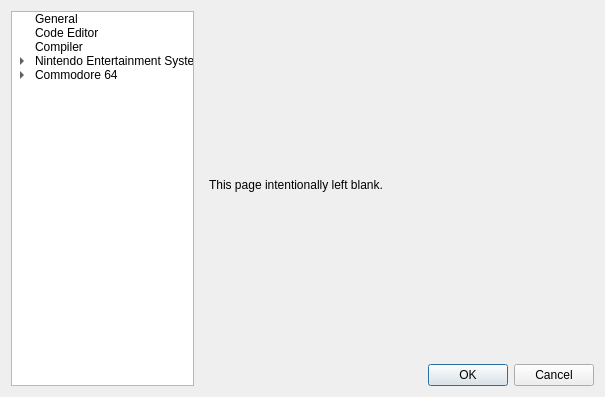
<?xml version="1.0" encoding="UTF-8"?>
<ui version="4.0">
 <class>EnvironmentSettingsDialog</class>
 <widget class="QDialog" name="EnvironmentSettingsDialog">
  <property name="geometry">
   <rect>
    <x>0</x>
    <y>0</y>
    <width>605</width>
    <height>379</height>
   </rect>
  </property>
  <property name="windowTitle">
   <string>Environment Settings</string>
  </property>
  <layout class="QGridLayout" name="gridLayout_2">
   <item row="1" column="0" rowspan="2">
    <widget class="QTreeWidget" name="treeWidget">
     <property name="editTriggers">
      <set>QAbstractItemView::NoEditTriggers</set>
     </property>
     <property name="showDropIndicator" stdset="0">
      <bool>false</bool>
     </property>
     <property name="textElideMode">
      <enum>Qt::ElideNone</enum>
     </property>
     <property name="headerHidden">
      <bool>true</bool>
     </property>
     <column>
      <property name="text">
       <string>Settings</string>
      </property>
     </column>
     <item>
      <property name="text">
       <string>General</string>
      </property>
     </item>
     <item>
      <property name="text">
       <string>Code Editor</string>
      </property>
     </item>
     <item>
      <property name="text">
       <string>Compiler</string>
      </property>
     </item>
     <item>
      <property name="text">
       <string>Nintendo Entertainment System</string>
      </property>
      <item>
       <property name="text">
        <string>Emulation</string>
       </property>
      </item>
      <item>
       <property name="text">
        <string>Debugging</string>
       </property>
      </item>
     </item>
     <item>
      <property name="text">
       <string>Commodore 64</string>
      </property>
      <item>
       <property name="text">
        <string>Emulation</string>
       </property>
      </item>
     </item>
    </widget>
   </item>
   <item row="1" column="1">
    <widget class="QStackedWidget" name="stackedWidget">
     <property name="currentIndex">
      <number>5</number>
     </property>
     <widget class="QWidget" name="general">
      <layout class="QGridLayout" name="gridLayout_14">
       <property name="margin">
        <number>0</number>
       </property>
       <item row="0" column="0">
        <widget class="QCheckBox" name="rememberWindowSettings">
         <property name="text">
          <string>Remember window settings</string>
         </property>
        </widget>
       </item>
       <item row="0" column="1">
        <widget class="QCheckBox" name="trackRecentProjects">
         <property name="text">
          <string>Auto-open last project or ROM</string>
         </property>
        </widget>
       </item>
       <item row="1" column="0">
        <widget class="QCheckBox" name="showWelcomeOnStart">
         <property name="text">
          <string>Show welcome page on startup</string>
         </property>
        </widget>
       </item>
       <item row="1" column="1">
        <widget class="QCheckBox" name="saveAllOnCompile">
         <property name="text">
          <string>Save all documents on compile</string>
         </property>
        </widget>
       </item>
       <item row="2" column="0" colspan="2">
        <widget class="QGroupBox" name="groupBox_2">
         <property name="title">
          <string>Plugin Path</string>
         </property>
         <layout class="QHBoxLayout" name="horizontalLayout">
          <item>
           <widget class="QLineEdit" name="PluginPathEdit">
            <property name="readOnly">
             <bool>true</bool>
            </property>
           </widget>
          </item>
          <item>
           <widget class="QPushButton" name="PluginPathButton">
            <property name="text">
             <string>Browse...</string>
            </property>
            <property name="icon">
             <iconset resource="resource.qrc">
              <normaloff>:/resources/document-open.png</normaloff>:/resources/document-open.png</iconset>
            </property>
           </widget>
          </item>
         </layout>
        </widget>
       </item>
       <item row="3" column="0" colspan="2">
        <spacer name="verticalSpacer">
         <property name="orientation">
          <enum>Qt::Vertical</enum>
         </property>
         <property name="sizeHint" stdset="0">
          <size>
           <width>20</width>
           <height>291</height>
          </size>
         </property>
        </spacer>
       </item>
      </layout>
     </widget>
     <widget class="QWidget" name="codeeditor">
      <layout class="QGridLayout" name="gridLayout">
       <property name="margin">
        <number>0</number>
       </property>
       <item row="0" column="0">
        <widget class="QTabWidget" name="tabWidget_2">
         <property name="currentIndex">
          <number>0</number>
         </property>
         <widget class="QWidget" name="general">
          <attribute name="title">
           <string>General</string>
          </attribute>
          <layout class="QGridLayout" name="gridLayout_11">
           <item row="0" column="0">
            <widget class="QGroupBox" name="groupBox_7">
             <property name="title">
              <string>Tips</string>
             </property>
             <layout class="QVBoxLayout" name="verticalLayout">
              <item>
               <widget class="QCheckBox" name="showSymbolTips">
                <property name="text">
                 <string>Symbols</string>
                </property>
               </widget>
              </item>
              <item>
               <widget class="QCheckBox" name="showOpcodeTips">
                <property name="text">
                 <string>Opcodes</string>
                </property>
               </widget>
              </item>
             </layout>
            </widget>
           </item>
           <item row="2" column="0">
            <spacer name="verticalSpacer_4">
             <property name="orientation">
              <enum>Qt::Vertical</enum>
             </property>
             <property name="sizeHint" stdset="0">
              <size>
               <width>20</width>
               <height>40</height>
              </size>
             </property>
            </spacer>
           </item>
           <item row="1" column="0">
            <widget class="QGroupBox" name="groupBox_10">
             <property name="title">
              <string>Annotations (mixed-mode debug of C langauge sources)</string>
             </property>
             <layout class="QGridLayout" name="gridLayout_12">
              <item row="0" column="0">
               <widget class="QCheckBox" name="annotate">
                <property name="text">
                 <string>Enabled</string>
                </property>
               </widget>
              </item>
             </layout>
            </widget>
           </item>
          </layout>
         </widget>
         <widget class="QWidget" name="styles">
          <attribute name="title">
           <string>Styles</string>
          </attribute>
          <layout class="QGridLayout" name="gridLayout_10">
           <item row="2" column="0" colspan="3">
            <widget class="QGroupBox" name="groupBox">
             <property name="title">
              <string>Coloring</string>
             </property>
             <layout class="QGridLayout" name="gridLayout_16">
              <item row="0" column="1">
               <widget class="QPushButton" name="backgroundColor">
                <property name="text">
                 <string>Color</string>
                </property>
               </widget>
              </item>
              <item row="1" column="1">
               <widget class="QPushButton" name="highlightBarColor">
                <property name="text">
                 <string>Background</string>
                </property>
               </widget>
              </item>
              <item row="2" column="1">
               <widget class="QPushButton" name="marginBackgroundColor">
                <property name="text">
                 <string>Background</string>
                </property>
               </widget>
              </item>
              <item row="2" column="3">
               <widget class="QCheckBox" name="showLineNumberMargin">
                <property name="text">
                 <string>Line Numbers</string>
                </property>
               </widget>
              </item>
              <item row="2" column="2">
               <widget class="QPushButton" name="marginForegroundColor">
                <property name="text">
                 <string>Foreground</string>
                </property>
               </widget>
              </item>
              <item row="1" column="2">
               <widget class="QCheckBox" name="showHighlightBar">
                <property name="text">
                 <string>Highlight Bar</string>
                </property>
               </widget>
              </item>
              <item row="2" column="0">
               <widget class="QLabel" name="label">
                <property name="text">
                 <string>Margins:</string>
                </property>
               </widget>
              </item>
              <item row="1" column="0">
               <widget class="QLabel" name="label_2">
                <property name="text">
                 <string>Highlights:</string>
                </property>
               </widget>
              </item>
              <item row="0" column="0">
               <widget class="QLabel" name="label_3">
                <property name="text">
                 <string>Paper:</string>
                </property>
               </widget>
              </item>
             </layout>
            </widget>
           </item>
           <item row="3" column="0" colspan="3">
            <widget class="QGroupBox" name="groupBox_12">
             <property name="title">
              <string>Text Styles</string>
             </property>
             <layout class="QGridLayout" name="gridLayout_17">
              <item row="6" column="2">
               <widget class="QCheckBox" name="fontItalic">
                <property name="text">
                 <string>Italic</string>
                </property>
               </widget>
              </item>
              <item row="6" column="1">
               <widget class="QCheckBox" name="fontBold">
                <property name="text">
                 <string>Bold</string>
                </property>
               </widget>
              </item>
              <item row="6" column="3">
               <widget class="QCheckBox" name="fontUnderline">
                <property name="text">
                 <string>Underline</string>
                </property>
               </widget>
              </item>
              <item row="1" column="0">
               <widget class="QLabel" name="label_4">
                <property name="text">
                 <string>Style:</string>
                </property>
               </widget>
              </item>
              <item row="1" column="1" colspan="3">
               <widget class="QComboBox" name="styleName">
                <property name="currentIndex">
                 <number>-1</number>
                </property>
                <property name="maxVisibleItems">
                 <number>200</number>
                </property>
               </widget>
              </item>
              <item row="2" column="1" colspan="3">
               <widget class="QPushButton" name="styleColor">
                <property name="text">
                 <string>Color</string>
                </property>
               </widget>
              </item>
              <item row="3" column="1" colspan="3">
               <widget class="QFontComboBox" name="styleFont"/>
              </item>
              <item row="2" column="0">
               <widget class="QSpinBox" name="fontSize">
                <property name="buttonSymbols">
                 <enum>QAbstractSpinBox::PlusMinus</enum>
                </property>
                <property name="suffix">
                 <string> pt</string>
                </property>
                <property name="minimum">
                 <number>6</number>
                </property>
                <property name="maximum">
                 <number>36</number>
                </property>
               </widget>
              </item>
             </layout>
            </widget>
           </item>
           <item row="0" column="0" colspan="3">
            <layout class="QFormLayout" name="formLayout_4">
             <item row="0" column="0">
              <widget class="QLabel" name="label_8">
               <property name="text">
                <string>Language:</string>
               </property>
              </widget>
             </item>
             <item row="0" column="1">
              <widget class="QComboBox" name="language">
               <item>
                <property name="text">
                 <string>Default</string>
                </property>
               </item>
               <item>
                <property name="text">
                 <string>Assembly</string>
                </property>
               </item>
               <item>
                <property name="text">
                 <string>C</string>
                </property>
               </item>
              </widget>
             </item>
            </layout>
           </item>
          </layout>
         </widget>
         <widget class="QWidget" name="whitespace">
          <attribute name="title">
           <string>Whitespace</string>
          </attribute>
          <layout class="QGridLayout" name="gridLayout_13">
           <item row="0" column="0">
            <widget class="QGroupBox" name="groupBox_9">
             <property name="title">
              <string>Tabs</string>
             </property>
             <layout class="QFormLayout" name="formLayout_3">
              <item row="0" column="0">
               <widget class="QLabel" name="label_7">
                <property name="text">
                 <string>Tab Spacing:</string>
                </property>
               </widget>
              </item>
              <item row="0" column="1">
               <widget class="QSpinBox" name="spacesForTab">
                <property name="readOnly">
                 <bool>false</bool>
                </property>
                <property name="buttonSymbols">
                 <enum>QAbstractSpinBox::UpDownArrows</enum>
                </property>
                <property name="suffix">
                 <string> spaces</string>
                </property>
                <property name="value">
                 <number>0</number>
                </property>
               </widget>
              </item>
              <item row="1" column="1">
               <widget class="QCheckBox" name="replaceTabs">
                <property name="text">
                 <string>Replace Tabs with Spaces</string>
                </property>
               </widget>
              </item>
              <item row="2" column="1">
               <widget class="QCheckBox" name="autoIndent">
                <property name="text">
                 <string>Auto-indent</string>
                </property>
               </widget>
              </item>
             </layout>
            </widget>
           </item>
           <item row="2" column="0">
            <spacer name="verticalSpacer_5">
             <property name="orientation">
              <enum>Qt::Vertical</enum>
             </property>
             <property name="sizeHint" stdset="0">
              <size>
               <width>20</width>
               <height>40</height>
              </size>
             </property>
            </spacer>
           </item>
          </layout>
         </widget>
        </widget>
       </item>
       <item row="1" column="0">
        <layout class="QGridLayout" name="example">
         <property name="sizeConstraint">
          <enum>QLayout::SetNoConstraint</enum>
         </property>
        </layout>
       </item>
      </layout>
     </widget>
     <widget class="QWidget" name="compiler">
      <layout class="QGridLayout" name="gridLayout_9">
       <property name="margin">
        <number>0</number>
       </property>
       <item row="0" column="0">
        <widget class="QGroupBox" name="groupBox_8">
         <property name="title">
          <string>Source File Extensions</string>
         </property>
         <layout class="QFormLayout" name="formLayout_2">
          <item row="0" column="0">
           <widget class="QLabel" name="label_5">
            <property name="text">
             <string>C:</string>
            </property>
           </widget>
          </item>
          <item row="0" column="1">
           <widget class="QLineEdit" name="sourceExtensionsC"/>
          </item>
          <item row="1" column="0">
           <widget class="QLabel" name="label_6">
            <property name="text">
             <string>Assembly:</string>
            </property>
           </widget>
          </item>
          <item row="1" column="1">
           <widget class="QLineEdit" name="sourceExtensionsAsm"/>
          </item>
         </layout>
        </widget>
       </item>
       <item row="1" column="0">
        <spacer name="verticalSpacer_6">
         <property name="orientation">
          <enum>Qt::Vertical</enum>
         </property>
         <property name="sizeHint" stdset="0">
          <size>
           <width>20</width>
           <height>200</height>
          </size>
         </property>
        </spacer>
       </item>
      </layout>
     </widget>
     <widget class="QWidget" name="nesemulator">
      <layout class="QGridLayout" name="gridLayout_3">
       <property name="margin">
        <number>0</number>
       </property>
       <item row="1" column="0">
        <widget class="QGroupBox" name="groupBox_6">
         <property name="title">
          <string>Sound Buffer Depth</string>
         </property>
         <layout class="QGridLayout" name="gridLayout_8">
          <item row="0" column="1">
           <widget class="QSlider" name="soundBufferDepth">
            <property name="minimum">
             <number>1024</number>
            </property>
            <property name="maximum">
             <number>8192</number>
            </property>
            <property name="singleStep">
             <number>1024</number>
            </property>
            <property name="pageStep">
             <number>1024</number>
            </property>
            <property name="value">
             <number>1024</number>
            </property>
            <property name="sliderPosition">
             <number>1024</number>
            </property>
            <property name="tracking">
             <bool>false</bool>
            </property>
            <property name="orientation">
             <enum>Qt::Horizontal</enum>
            </property>
            <property name="invertedAppearance">
             <bool>false</bool>
            </property>
            <property name="invertedControls">
             <bool>false</bool>
            </property>
            <property name="tickPosition">
             <enum>QSlider::TicksBothSides</enum>
            </property>
            <property name="tickInterval">
             <number>1024</number>
            </property>
           </widget>
          </item>
          <item row="1" column="1">
           <widget class="QLabel" name="soundBufferDepthMsg">
            <property name="text">
             <string>TextLabel</string>
            </property>
            <property name="wordWrap">
             <bool>true</bool>
            </property>
            <property name="textInteractionFlags">
             <set>Qt::NoTextInteraction</set>
            </property>
           </widget>
          </item>
         </layout>
        </widget>
       </item>
       <item row="2" column="0" colspan="2">
        <widget class="QGroupBox" name="groupBox_4">
         <property name="title">
          <string>ROM Path</string>
         </property>
         <layout class="QGridLayout" name="gridLayout_5">
          <item row="0" column="0">
           <widget class="QLineEdit" name="ROMPath">
            <property name="readOnly">
             <bool>true</bool>
            </property>
           </widget>
          </item>
          <item row="0" column="1">
           <widget class="QPushButton" name="ROMPathBrowse">
            <property name="text">
             <string>Browse...</string>
            </property>
            <property name="icon">
             <iconset resource="resource.qrc">
              <normaloff>:/resources/document-open.png</normaloff>:/resources/document-open.png</iconset>
            </property>
           </widget>
          </item>
         </layout>
        </widget>
       </item>
       <item row="3" column="0" colspan="2">
        <widget class="QCheckBox" name="runRom">
         <property name="text">
          <string>Run ROM after loading</string>
         </property>
        </widget>
       </item>
       <item row="4" column="0" colspan="2">
        <widget class="QCheckBox" name="followExecution">
         <property name="text">
          <string>Follow Execution in Code Editor (if available)</string>
         </property>
        </widget>
       </item>
       <item row="5" column="0" colspan="2">
        <spacer name="verticalSpacer_3">
         <property name="orientation">
          <enum>Qt::Vertical</enum>
         </property>
         <property name="sizeHint" stdset="0">
          <size>
           <width>20</width>
           <height>168</height>
          </size>
         </property>
        </spacer>
       </item>
       <item row="0" column="0">
        <widget class="QGroupBox" name="groupBox_3">
         <property name="title">
          <string>Game Database</string>
         </property>
         <layout class="QGridLayout" name="gridLayout_4">
          <item row="2" column="0" colspan="2">
           <layout class="QHBoxLayout" name="horizontalLayout_2">
            <item>
             <widget class="QLineEdit" name="GameDatabasePathEdit">
              <property name="readOnly">
               <bool>true</bool>
              </property>
             </widget>
            </item>
            <item>
             <widget class="QPushButton" name="GameDatabasePathButton">
              <property name="text">
               <string>Browse...</string>
              </property>
              <property name="icon">
               <iconset resource="resource.qrc">
                <normaloff>:/resources/document-open.png</normaloff>:/resources/document-open.png</iconset>
              </property>
             </widget>
            </item>
           </layout>
          </item>
          <item row="1" column="0" colspan="2">
           <layout class="QHBoxLayout" name="horizontalLayout_3">
            <item>
             <widget class="QCheckBox" name="useInternalDB">
              <property name="text">
               <string>Use Internal</string>
              </property>
             </widget>
            </item>
            <item>
             <widget class="QLabel" name="GameDatabase">
              <property name="text">
               <string>TextLabel</string>
              </property>
             </widget>
            </item>
           </layout>
          </item>
         </layout>
        </widget>
       </item>
      </layout>
     </widget>
     <widget class="QWidget" name="nesdebugger">
      <layout class="QGridLayout" name="gridLayout_6">
       <property name="margin">
        <number>0</number>
       </property>
       <item row="0" column="0">
        <widget class="QGroupBox" name="groupBox_5">
         <property name="title">
          <string>Debugger Update Rate</string>
         </property>
         <layout class="QGridLayout" name="gridLayout_7">
          <item row="0" column="1">
           <widget class="QSlider" name="debuggerUpdateRate">
            <property name="maximum">
             <number>2</number>
            </property>
            <property name="pageStep">
             <number>1</number>
            </property>
            <property name="orientation">
             <enum>Qt::Horizontal</enum>
            </property>
            <property name="invertedAppearance">
             <bool>false</bool>
            </property>
            <property name="invertedControls">
             <bool>false</bool>
            </property>
            <property name="tickPosition">
             <enum>QSlider::TicksBothSides</enum>
            </property>
            <property name="tickInterval">
             <number>1</number>
            </property>
           </widget>
          </item>
          <item row="1" column="1">
           <widget class="QLabel" name="debuggerUpdateRateMsg">
            <property name="text">
             <string>TextLabel</string>
            </property>
            <property name="wordWrap">
             <bool>true</bool>
            </property>
            <property name="textInteractionFlags">
             <set>Qt::NoTextInteraction</set>
            </property>
           </widget>
          </item>
         </layout>
        </widget>
       </item>
       <item row="1" column="0">
        <spacer name="verticalSpacer_2">
         <property name="orientation">
          <enum>Qt::Vertical</enum>
         </property>
         <property name="sizeHint" stdset="0">
          <size>
           <width>20</width>
           <height>40</height>
          </size>
         </property>
        </spacer>
       </item>
      </layout>
     </widget>
     <widget class="QWidget" name="c64emulator">
      <layout class="QGridLayout" name="gridLayout_15">
       <item row="0" column="0">
        <widget class="QLabel" name="label_9">
         <property name="text">
          <string>This page intentionally left blank.</string>
         </property>
        </widget>
       </item>
      </layout>
     </widget>
    </widget>
   </item>
   <item row="2" column="1">
    <widget class="QDialogButtonBox" name="buttonBox">
     <property name="standardButtons">
      <set>QDialogButtonBox::Cancel|QDialogButtonBox::Ok</set>
     </property>
    </widget>
   </item>
  </layout>
 </widget>
 <resources>
  <include location="resource.qrc"/>
 </resources>
 <connections>
  <connection>
   <sender>buttonBox</sender>
   <signal>accepted()</signal>
   <receiver>EnvironmentSettingsDialog</receiver>
   <slot>accept()</slot>
   <hints>
    <hint type="sourcelabel">
     <x>248</x>
     <y>254</y>
    </hint>
    <hint type="destinationlabel">
     <x>157</x>
     <y>274</y>
    </hint>
   </hints>
  </connection>
  <connection>
   <sender>buttonBox</sender>
   <signal>rejected()</signal>
   <receiver>EnvironmentSettingsDialog</receiver>
   <slot>reject()</slot>
   <hints>
    <hint type="sourcelabel">
     <x>316</x>
     <y>260</y>
    </hint>
    <hint type="destinationlabel">
     <x>286</x>
     <y>274</y>
    </hint>
   </hints>
  </connection>
 </connections>
</ui>
